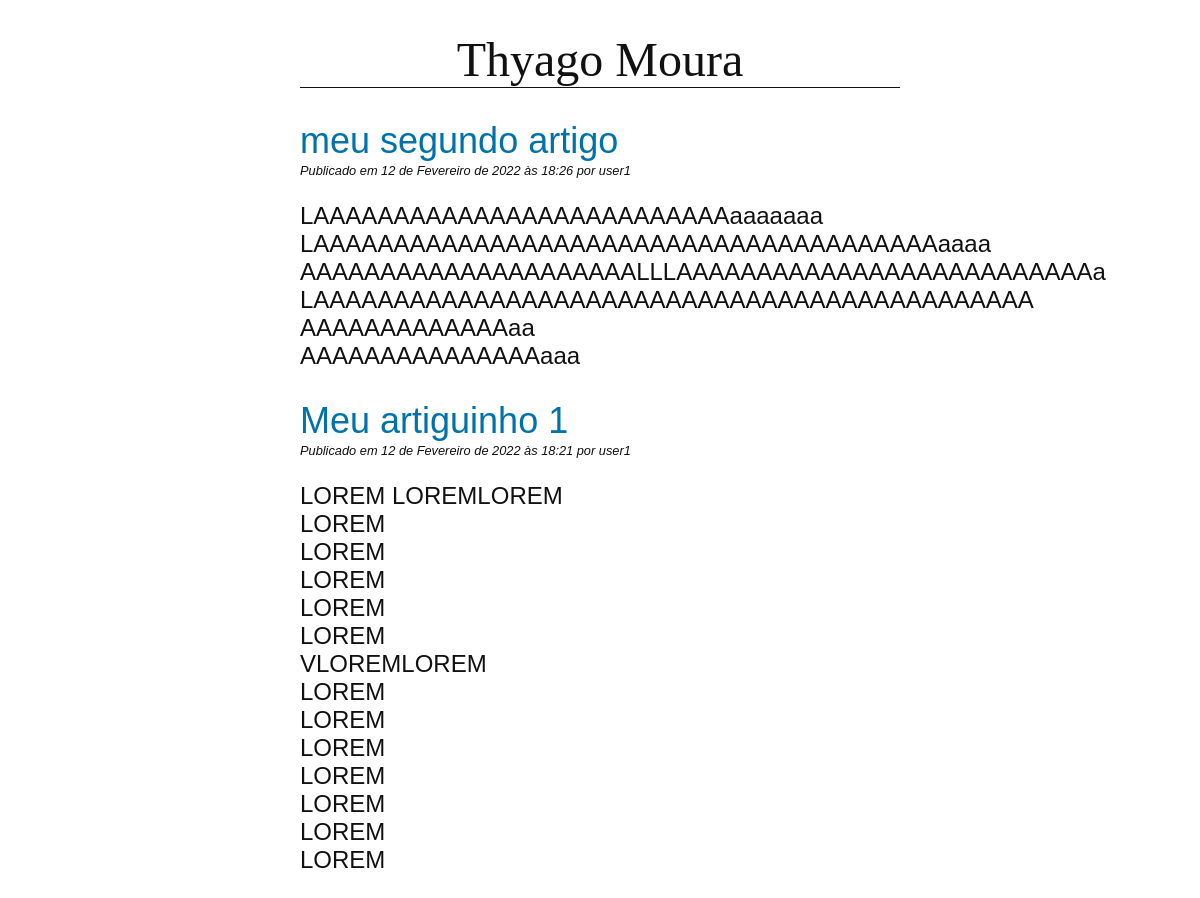
Screenshot of /blog/ with the database file from the repository.
### blog/models.py (models this page shows, shortened)
class Post(models.Model):
    title = models.CharField(max_length=255)
    slug = models.SlugField(max_length=255, unique=True)
    author = models.ForeignKey(User, on_delete=models.CASCADE)
    body = models.TextField()
    created = models.DateTimeField(auto_now_add=True)
    updated = models.DateTimeField(auto_now=True)
    class Meta:
        ordering = ('-created',)
    def get_absolute_url(self):
        return reverse('blog:detail', kwargs={'slug': self.slug})

### blog/views.py (the view)
# urls.py: path("", views.PostListView.as_view(), name='list'),
class PostListView(ListView):
    model = Post

### blog/templates/blog/post_list.html (shortened to what this page needs)
{% extends "blog/base.html" %}
{% block content %}
    {% for post in post_list %}
    <article>
        <h2>
            <a href="{{ post.get_absolute_url }}">
                {{ post.title }}
            </a>
        </h2>
        <p class="date">
            Publicado em {{ post.created }} por {{ post.author }}
        </p>
        {{ post.body|linebreaks|truncatewords:10 }}
    </article>
    {% endfor %}
{% endblock %}

### blog/templates/blog/base.html (shortened to what this page needs)
{% load static %}
<!DOCTYPE html>
<html lang="en">
<head>
    <link href="{% static 'css/blog.css' %}"rel="stylesheet">
</head>
<body>
    <header><h1>Thyago Moura</h1></header>
    <main>
        {% block content %}
        {% endblock %}
    </main>
</body>
</html>

### blog/static/css/blog.css (style rules this page uses)
body { margin: 0 25%; font-family: sans-serif; font-size: 1.5rem; color: #111111; }
h1 { text-align: center; font-family: serif; font-weight: normal; border-bottom: 1px solid; }
h2 { color: #0072aa; font-weight: normal; margin-bottom: 1px; }
a { color:#0072aa; text-decoration:none; }
p.date { font-size: 0.8rem; font-style: italic; margin-top: 1px; }

### rows the page displays
Post: title "meu segundo artigo", created "12 de Fevereiro de 2022 às 18:26", author "user1", body "LAAAAAAAAAAAAAAAAAAAAAAAAAAaaaaaaa LAAAAAAAAAAAAAAAAAAAAAAAAAAAAAAAAAAAAAAAaaaa AAAAAAAAAAAAAAAAAAAAALLLAAAAAAAAAAAAAAAAAAAAAAAAAAa LAAAAAAAAAAAAAAAAAAAAAAAAAAAAAAAAAAAAAAAAAAAAA AAAAAAAAAAAAAaa AAAAAAAAAAAAAAAaaa"
Post: title "Meu artiguinho 1", created "12 de Fevereiro de 2022 às 18:21", author "user1", body "LOREM LOREMLOREM LOREM LOREM LOREM LOREM LOREM VLOREMLOREM LOREM LOREM LOREM LOREM LOREM LOREM LOREM"
